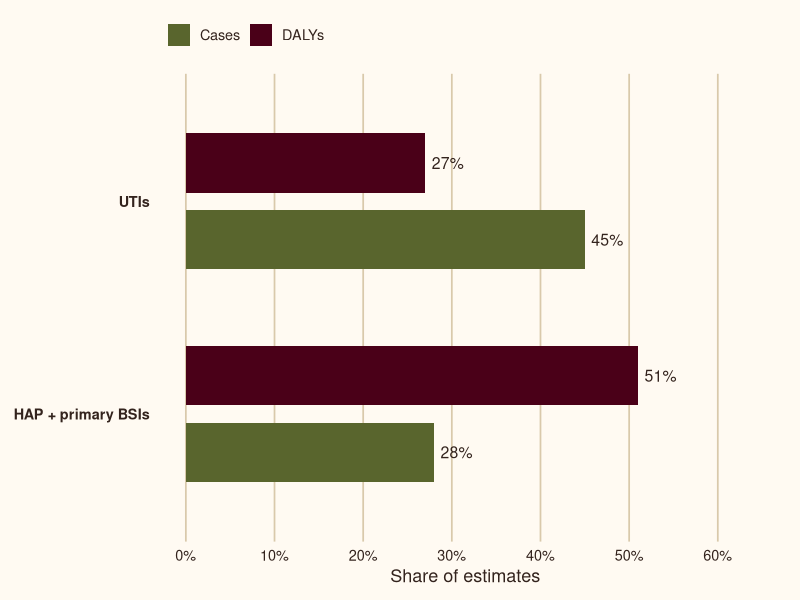

Generate this figure with R:
## ---- chunk 1
#| echo: false
#| label: fig-infection-shares
#| fig-cap: "Approximate shares of estimated cases and DALYs for selected HAI groups in Germany, 2011–2012."
#| fig-alt: "Grouped horizontal bars compare cases and DALYs. UTIs account for about 45% of cases and 27% of DALYs. Healthcare-associated pneumonia and primary bloodstream infections combined account for about 28% of cases and 51% of DALYs."
#| fig-width: 8
#| fig-height: 4.5
#| out-width: "100%"
#| fig-align: center

library(ggplot2)

share_data <- data.frame(
  infection = factor(
    rep(c("UTIs", "HAP + primary BSIs"), each = 2),
    levels = c("HAP + primary BSIs", "UTIs")
  ),
  measure = factor(
    rep(c("Cases", "DALYs"), times = 2),
    levels = c("Cases", "DALYs")
  ),
  share = c(45, 27, 28, 51)
)

dodge <- position_dodge(width = 0.72)

ggplot(share_data, aes(x = share, y = infection, fill = measure)) +
  geom_col(position = dodge, width = 0.56) +
  geom_text(
    aes(label = paste0(share, "%")),
    position = dodge,
    hjust = -0.2,
    size = 4,
    color = "#33231D"
  ) +
  scale_fill_manual(
    values = c("Cases" = "#59652D", "DALYs" = "#4a0018")
  ) +
  scale_x_continuous(
    limits = c(0, 63),
    breaks = seq(0, 60, 10),
    labels = function(x) paste0(x, "%")
  ) +
  labs(x = "Share of estimates", y = NULL, fill = NULL) +
  theme_minimal(base_size = 13) +
  theme(
    plot.background = element_rect(fill = "#FFFAF2", color = NA),
    panel.background = element_rect(fill = "#FFFAF2", color = NA),
    panel.grid.major.y = element_blank(),
    panel.grid.minor = element_blank(),
    panel.grid.major.x = element_line(color = "#D9C9AB"),
    axis.text = element_text(color = "#33231D"),
    axis.text.y = element_text(face = "bold"),
    axis.title.x = element_text(color = "#33231D"),
    legend.position = "top",
    legend.justification = "left",
    legend.text = element_text(color = "#33231D"),
    plot.margin = margin(10, 20, 10, 10)
  )
